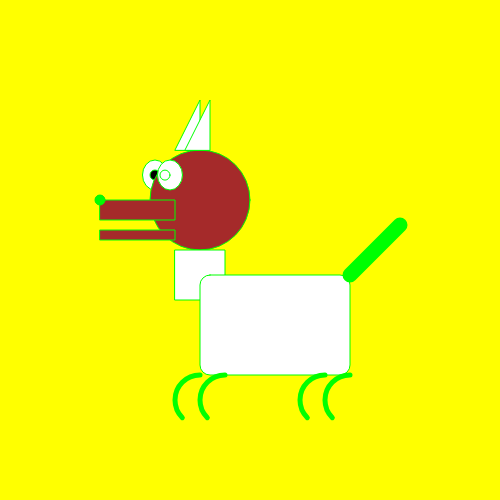
Frame 1 (no input)
Frame 60 (no input): identical to frame 1, image omitted
Frame 120 (the mouse pressed at the canvas centre since frame 60): identical to frame 1, image omitted

The p5.js sketch that drew this single still picture (run headless with seeded random() and noise() and a simulated clock; from frame 60 on, the mouse is pressed at the canvas centre):

// p5.js sketch
// ── sketch.js
//GLobal Variables
var backgroundColor = "yellow"; //Strings


function setup() {
  // put setup code here
  createCanvas(500,500);
  background("black");
  background(255);
  background(0);
  background(255,255,255);
  background(0,0,0);
  background(255,0,0);

}

function draw() {
  // put drawing code here
  background(255);

  background(backgroundColor);


  strokeWeight(1);
  fill(255,255,255);
  stroke(0,255,0);
  // first eye
  ellipse(155,175,25,30);
  fill(0);
  //first pupil
  ellipse(155,175,10,10);

  fill("brown");
  // head
  ellipse(200,200,100,100);

  // mouth
  rect(100,200,75,20);
  rect(100,230,75,10);

  // nose
  ellipse(100,200,10,10);

  strokeWeight(10);
  point(100,200);

  strokeWeight(1);

  fill(255);
  // second eyes
  ellipse(170,175,25,30);

  // second pupil
  ellipse(165,175.10,10);

  // neck
  rect(175, 250, 50, 50);

  // body
  rect(200,275,150,100,10);

  // ears
  triangle(175,150,200,100,200,150);
  triangle(175+10,150,200+10,100,200+10,150);

  // tail
  strokeWeight(15);
  line(350,275,350+50,275-50)

  noFill();
  strokeWeight(5);
  angleMode(DEGREES);
  arc(200,400,50,50,135,270);
  arc(225,400,50,50,135,270);
  arc(325,400,50,50,135,270);
  arc(350,400,50,50,135,270);
}
